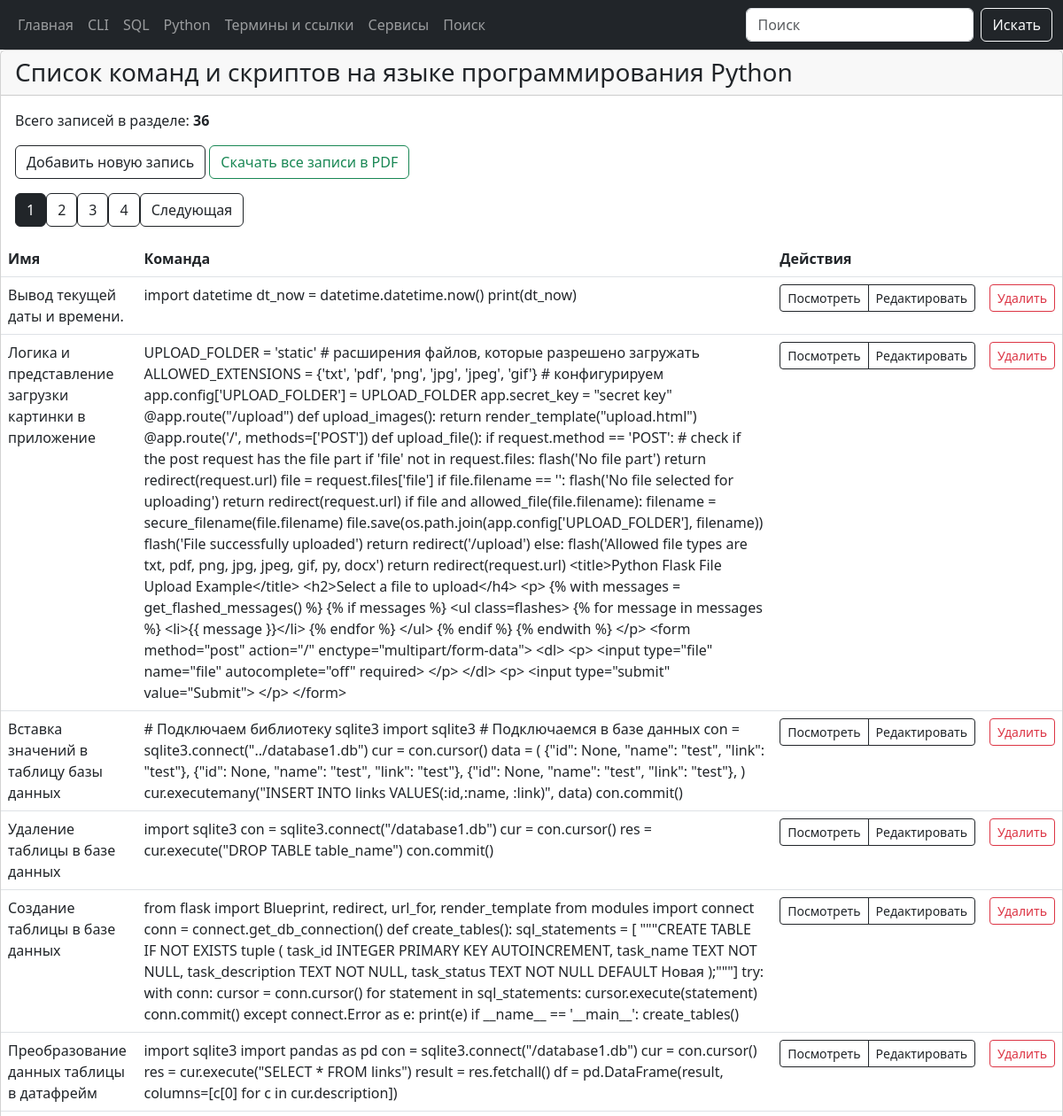
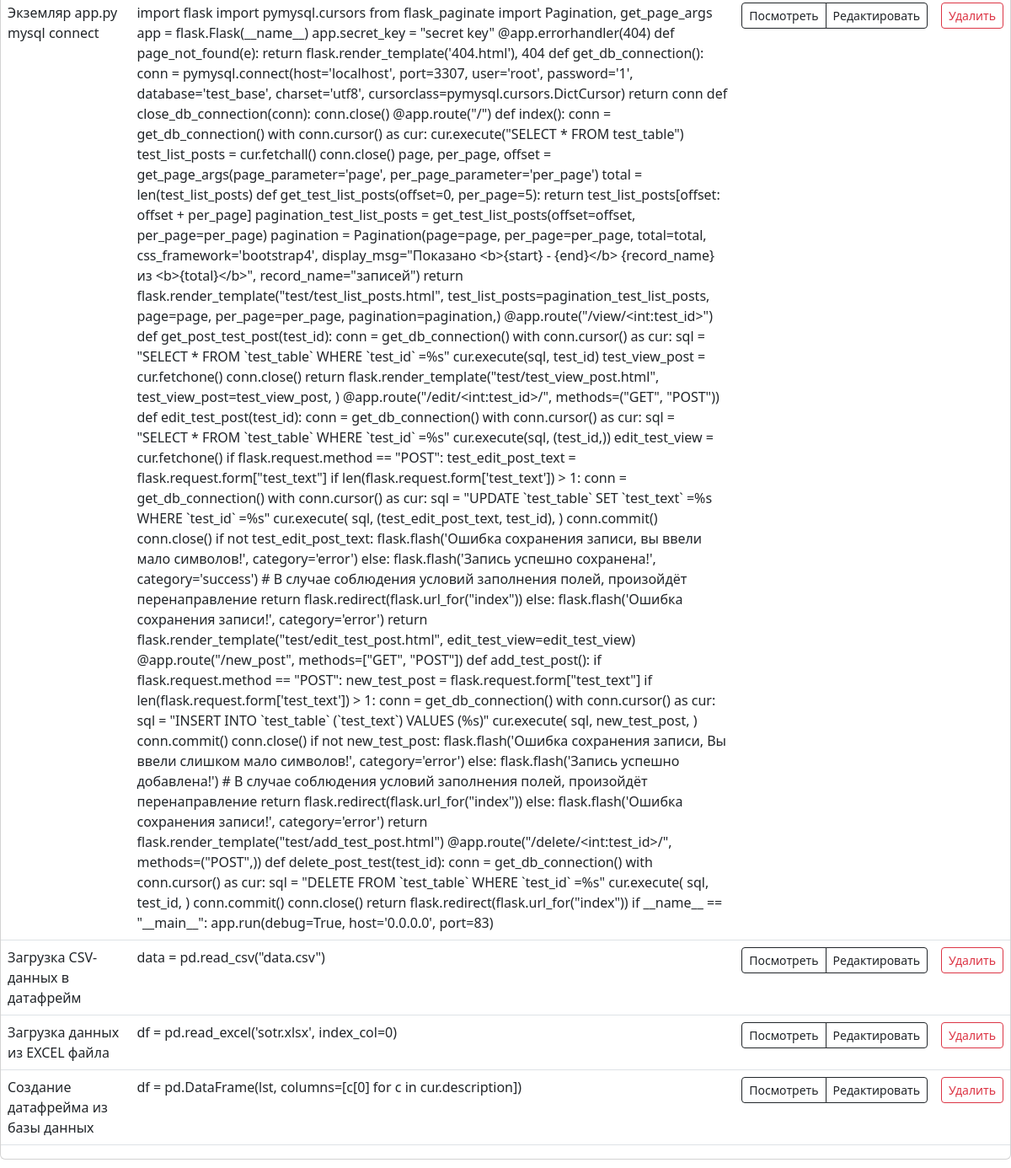
Before: /python with the older database file (2 pictures, top to bottom).
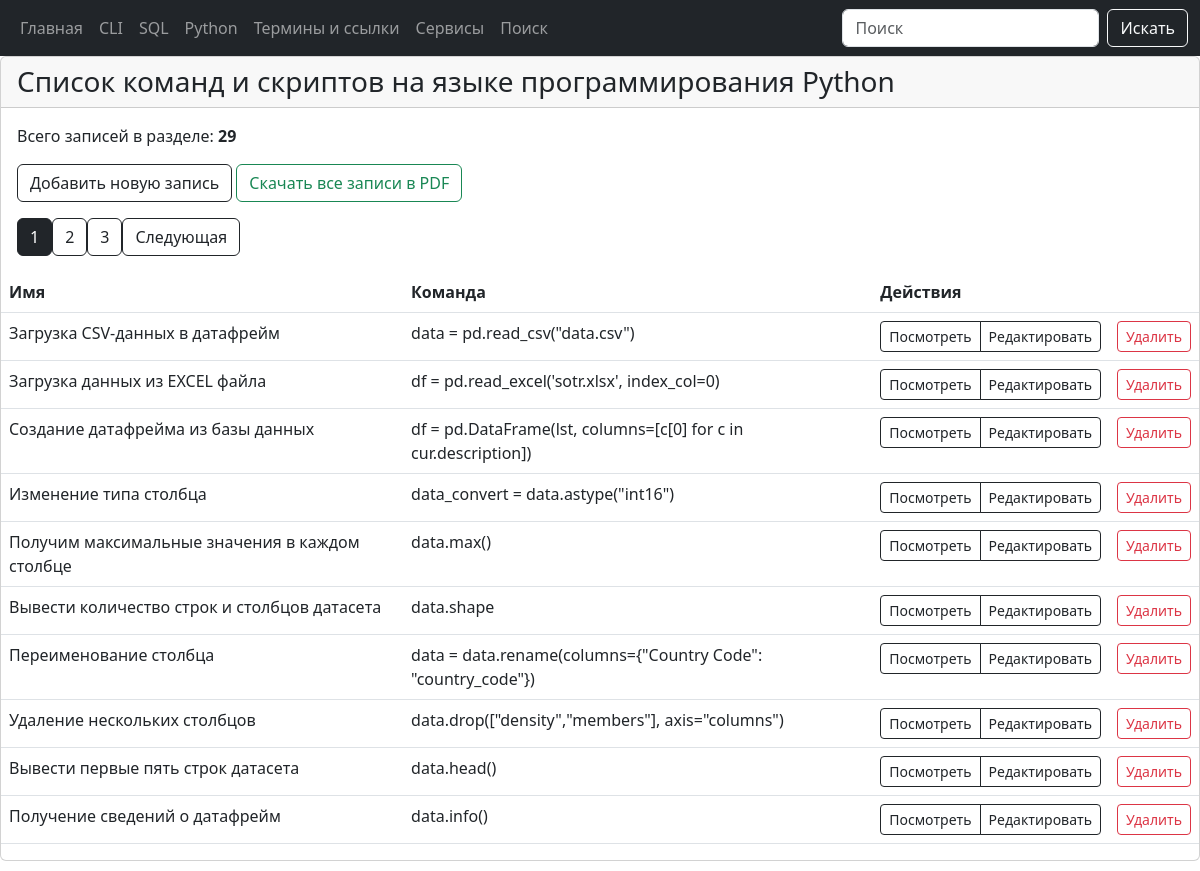
After: the same page with the newer database file.
### tables this page shows
CREATE TABLE "python" (
  [python_id] INTEGER PRIMARY KEY AUTOINCREMENT,
  [python_command] TEXT NOT NULL,
  [python_name] TEXT NOT NULL,
  [python_date_add] TIMESTAMP DEFAULT CURRENT_TIMESTAMP,
  [python_date_edit] TEXT
);

### modules/python/python_list_commands.py (the view)
@bp.route("/python")
def python_list_commands():
    page = request.args.get('page', 1, type=int)
    conn = connect.get_db_connection()
    cur = conn.cursor()
    python_list_count = int(cur.execute("SELECT COUNT(*) FROM python").fetchone()[0])
    offset = (page - 1) * PER_PAGE
    python_list = conn.execute(
        "SELECT * FROM python ORDER BY 1 DESC LIMIT ? OFFSET ?",
        (PER_PAGE, offset)
    ).fetchall()
    conn.close()
    total_pages = (python_list_count + PER_PAGE - 1) // PER_PAGE
    return render_template("python/python_list_commands.html",
                           python_list=python_list,
                           python_list_count=python_list_count,
                           page=page,
                           total_pages=total_pages,
                           )

### modules/connect.py (called while the page is built)
def get_db_connection():
    db_path = os.path.join(BASE_DIR, '../database.db')
    conn = sqlite3.connect(db_path, timeout=30)
    conn.row_factory = sqlite3.Row
    return conn

### templates/python/python_list_commands.html (shortened to what this page needs)
{% extends "base.html" %}
{% block content %}
<div class="card mb-4">
    <div class="card-header h3">Список команд и скриптов на языке программирования Python</div>
    <div class="card-body">
        <p class="card-text">Всего записей в разделе: <b>{{ python_list_count }}</b></p>
        <p class="card-text">
            <a href="{{ url_for('add_python_command.add_python_command') }}" class="btn btn-outline-dark">
                    Добавить новую запись</a>
            <a href="{{ url_for('python_list_commands.python_download_pdf') }}" class="btn btn-outline-success">
              Скачать все записи в PDF
          </a>
        </p>
        <div class="pagination">
            {% for p in range(1, total_pages + 1) %}
            <a href="{{ url_for('python_list_commands.python_list_commands', page=p) }}"
                class="btn btn-outline-dark {% if p == page %}active{% endif %}">{{ p }}</a>
            {% endfor %}
            {% if page < total_pages %} <a
                href="{{ url_for('python_list_commands.python_list_commands', page=page+1) }}"
                class="btn btn-outline-dark">Следующая</a>
                {% endif %}
        </div>
    </div>
    <table class="table">
        <thead>
            <tr>
                <th>Имя</th>
                <th>Команда</th>
                <th colspan="2">Действия</th>
            </tr>
        </thead>
        <tbody>
            {% for python_list in python_list %}
            <tr>
                <td>{{ python_list['python_name'] }}</td>
                <td>{{ python_list['python_command'] }}</td>
                <td>
                    <div class="btn-group" role="group" aria-label="Действия">
                        <a href="{{ url_for('get_post_python_command.get_post_python_command', python_id=python_list['python_id']) }}"
                            class="btn btn-outline-dark btn-sm">
                            Посмотреть
                        </a>
                        <a href="{{ url_for('edit_python_command.edit_python_command', python_id=python_list['python_id']) }}"
                            class="btn btn-outline-dark btn-sm">
                            Редактировать
                        </a>
                    </div>
                </td>
                <td>
                    <form
                        action="{{ url_for('delete_python_command.delete_python_command', python_id=python_list['python_id']) }}"
                        method="POST" class="d-inline">
                        <button type="submit" class="btn btn-outline-danger btn-sm"
                            onclick="return confirm('Вы точно уверены что хотите удалить запись?')">
                            Удалить</i>
                        </button>
                    </form>
                </td>
            </tr>
            {% endfor %}
        </tbody>
    </table>
</div>
{% endblock %}

Changed rows visible on the page:
removed python: python_name "Вывод текущей даты и времени.", python_command "import datetime dt_now = datetime.datetime.now() print(dt_now)"
removed python: python_name "Логика и представление загрузки картинки в приложение", python_command "UPLOAD_FOLDER = 'static' # расширения файлов, которые разрешено загружать ALLOWED_EXTENSIONS = {'txt', 'pdf', 'png', 'jpg', 'jpeg', 'gif'} # конфигурируем app.config['UPLOAD_FOLDER'] = UPLOAD_FOLDER app.secret_key = \"secret key\" @app.route(\"/upload\") def upload_images(): return render_template(\"upload.html\") @app.route('/', methods=['POST']) def upload_file(): if request.method == 'POST': # check if the post request has the file part if 'file' not in request.files: flash('No file part') return redirect(request.url) file = request.files['file'] if file.filename == '': flash('No file selected for uploading') return redirect(request.url) if file and allowed_file(file.filename): filename =…"
removed python: python_name "Вставка значений в таблицу базы данных", python_command "# Подключаем библиотеку sqlite3 import sqlite3 # Подключаемся в базе данных con = sqlite3.connect(\"../database1.db\") cur = con.cursor() data = ( {\"id\": None, \"name\": \"test\", \"link\": \"test\"}, {\"id\": None, \"name\": \"test\", \"link\": \"test\"}, {\"id\": None, \"name\": \"test\", \"link\": \"test\"}, ) cur.executemany(\"INSERT INTO links VALUES(:id,:name, :link)\", data) con.commit()"
removed python: python_name "Удаление таблицы в базе данных", python_command "import sqlite3 con = sqlite3.connect(\"/database1.db\") cur = con.cursor() res = cur.execute(\"DROP TABLE table_name\") con.commit()"
removed python: python_name "Создание таблицы в базе данных", python_command "from flask import Blueprint, redirect, url_for, render_template from modules import connect conn = connect.get_db_connection() def create_tables(): sql_statements = [ \"\"\"CREATE TABLE IF NOT EXISTS tuple ( task_id INTEGER PRIMARY KEY AUTOINCREMENT, task_name TEXT NOT NULL, task_description TEXT NOT NULL, task_status TEXT NOT NULL DEFAULT Новая );\"\"\"] try: with conn: cursor = conn.cursor() for statement in sql_statements: cursor.execute(statement) conn.commit() except connect.Error as e: print(e) if __name__ == '__main__': create_tables()"
removed python: python_name "Преобразование данных таблицы в датафрейм", python_command "import sqlite3 import pandas as pd con = sqlite3.connect(\"/database1.db\") cur = con.cursor() res = cur.execute(\"SELECT * FROM links\") result = res.fetchall() df = pd.DataFrame(result, columns=[c[0] for c in cur.description])"
removed python: python_name "Экземляр app.py mysql connect", python_command "import flask import pymysql.cursors from flask_paginate import Pagination, get_page_args app = flask.Flask(__name__) app.secret_key = \"secret key\" @app.errorhandler(404) def page_not_found(e): return flask.render_template('404.html'), 404 def get_db_connection(): conn = pymysql.connect(host='localhost', port=3307, user='root', password='1', database='test_base', charset='utf8', cursorclass=pymysql.cursors.DictCursor) return conn def close_db_connection(conn): conn.close() @app.route(\"/\") def index(): conn = get_db_connection() with conn.cursor() as cur: cur.execute(\"SELECT * FROM test_table\") test_list_posts = cur.fetchall() conn.close() page, per_page, offset =…"
now on this page (row unchanged): python: python_name "Изменение типа столбца", python_command "data_convert = data.astype(\"int16\")"
now on this page (row unchanged): python: python_name "Получим максимальные значения в каждом столбце", python_command "data.max()"
now on this page (row unchanged): python: python_name "Вывести количество строк и столбцов датасета", python_command "data.shape"
now on this page (row unchanged): python: python_name "Переименование столбца", python_command "data = data.rename(columns={\"Country Code\": \"country_code\"})"
now on this page (row unchanged): python: python_name "Удаление нескольких столбцов", python_command "data.drop([\"density\",\"members\"], axis=\"columns\")"
now on this page (row unchanged): python: python_name "Вывести первые пять строк датасета", python_command "data.head()"
now on this page (row unchanged): python: python_name "Получение сведений о датафрейм", python_command "data.info()"
Other visible differences:
{{ python_list_count }}: "36" → "29"
list line gone: "4"
